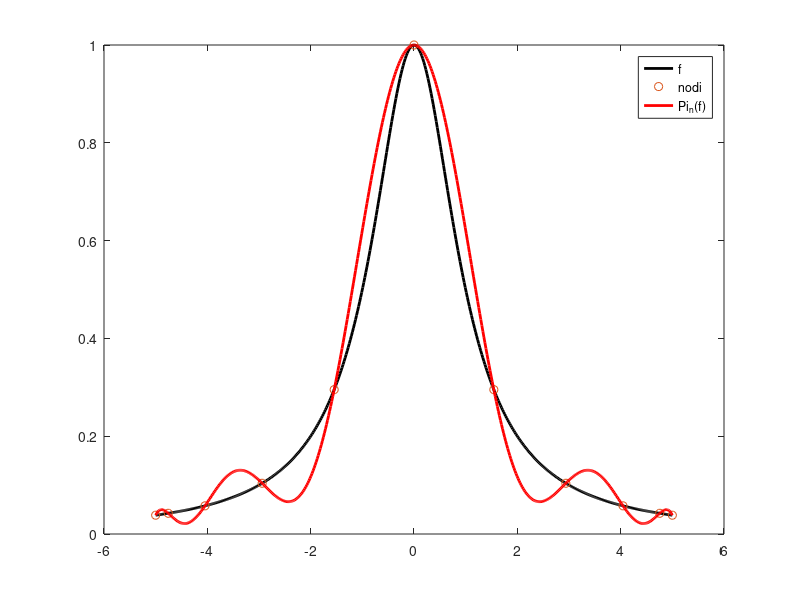
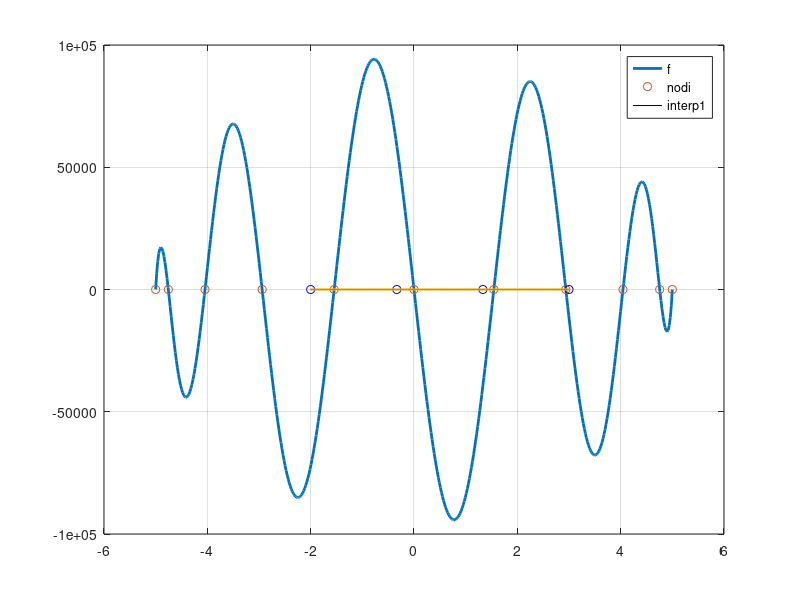
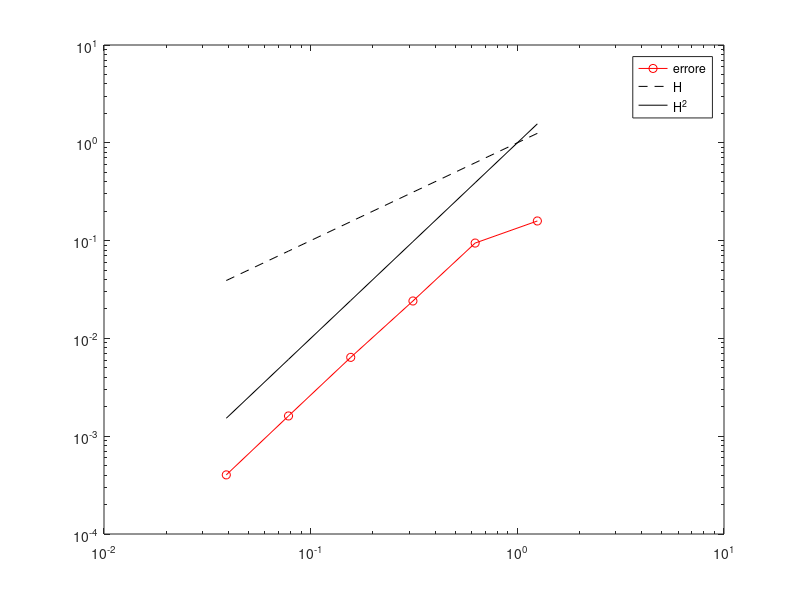

Source code (MATLAB) for these figures, in order:
clear all
close all
clc
n=[1 2]
length(n)
%% Esercizio 1
% POLYFIT polyfit(xi,yi,n)
% Restituisce i coefficienti del polinomio interpolante passante per tutti i punti
% xi ed yi: se ho n+1 punto il polinomio sarà di grado n.
% POLYVAL polyval(P,xx)
% Valuta il polinomio P nei punti xx dati in pasto.
% INTERP1 interp1(xx,yy,X)
% Ne calcola il polinomio interpolante composito di grado 1
% nei nodi (xx,yy) e lo valuta in un vettore di punti assegnati X.

% FUNZIONE DI RUNGE: funzione e intervallo
f=@(x) 1./(1+x.^2);
a=-5; 
b=5;
xx=linspace(a,b,500) % per disegnare la funzione "mima" l'intervallo reale [a,b]
plot(xx,f(xx),'LineWidth',2,'color','black') % per visualizzare f(x)

% a)
% creiamo l'interpolante Pi_n(f)
n=10;
% 1. campionamento di f
h=(b-a)/(n+1);
% NODI NON EQUISPAZIATI CGL (punto c) 26-29
% costruire M nodi (xi,yi)
i=0:n;
xhat=-cos(pi*i/n); % CGL
xi=(a+b)/2+((b-a)/2).*xhat; % Attualizzazione nell'intervallo
% anche qui i nodi non equispaziati sono n+1, come equispaziati
% NODI EQUISPAZIATI per approssimare la funzione: utilizzo il linspace:
% xi=linspace(a,b,n+1) % quanti e come sono?
 yi=f(xi) % come sono?
% 2. visualizzare i nodi
hold on
plot(xi,yi,'o') % per visualizzare i nodi 'o'
% sono soltanto i nodi che vengono valutati sulla funzione vera

% 3. interpolazione vera e propria (finora utilizzavo la funzione vera)
% calcolo i coeff. P del polinomio interpolante Pi_n(f) ho n+1 punti ->
% polinomio di grado n, quindi metto n su polyfit
P=polyfit(xi,yi,n); % ne devi mettere n -> 10 cosa ci va dentro? usare HELP
% valutiamo il polinomio sui "Reali" ->
% cioè su un vettore opportuno di punti
yy=polyval(P,xx); % usare HELP
% 4. visualizzo il polinomio 
% hold on sempre attivo
hold on
plot(xx,yy,'LineWidth',2,'color','red') % disegno il polinomio interpolante
legend('f','nodi','Pi_n(f)')
% 5. errore
Err=norm(f(xx)-yy,inf)
% f(xx) = valore della funzione vera
% yy= valore delle xx valutate nel polinomio interpolatore
% omogeneo perché io ho tante xx quante yy
%% b)
% Analizziamo il polinomio nodale
W=poly(xi); % restituisce un polinomio di grado n+1 che ha come radici quelle di xi
% è come la formula di W=w(n+1), solo che anziché fare la
% produttoria cerco un polinomio che ha come radici xi (equivalente).
Wy=polyval(W,xx); % valuta xx nel polinomio W al fine di graficarlo 
figure % grazie a questo figure io costruisco un'altra finestra per un altro grafico: prima ne avevo una con tutti i grafici con hold on, ora ne creo un'altra.
plot(xx,Wy,'LineWidth',2);
hold on
plot(xi,zeros(size(xi)),'o'); % mostra dove stanno gli zeri nei nodi
grid on

%% c)
% Utilizziamo i nodi NON equispaziati: Chebyshev-Gauss-Lobatto (CGL): 
% Righe 26-29

%% MS Forms
% l'errore nei punti di interpolazione è 0 è come se avessi f(xi)-yi
% nell'errore; è negli altri punti che potrei avere un errore

%% Esercizio 2: Homework
clc;
clear all;
close all;

% Suggerimenti:
% interp1(X,Y,xx)
% calcola in xx l'interpolazione lineare dei punti (X(i),Y(i))
% pcg(n)

% f(x) su [a,b]:
f=@(x) exp(-x.^2).*sin(x);
a=-2;
b=3;
xx=linspace(a,b,1000);
yy=f(xx);
plot(xx,f(xx),'k');
% a)
n=3; % 3 sottointervalli -> 4 nodi
H=(b-a)/n; % ampiezza sottointervalli 
x_nod=linspace(a,b,n+1);
y_nod=f(x_nod);
P_dis=interp1(x_nod,y_nod,xx) % calcola in xx l'interpolazione COMPOSITA lineare dei punti x_nod y_nod
hold on
plot(x_nod,y_nod,'bo')

plot(xx,P_dis,'LineWidth',2)
legend('f','nodi','interp1');
% b)
Eh=norm(yy-P_dis,inf)
%% c)
a=-2;
b=3;
f=@(x) exp(-x.^2).*sin(x);
xx=linspace(a,b,500);
yy=f(xx);
% Errore nell interpolazione al variare di nodi:
% H rappresenta l'ampiezza dei nodi equispaziati, che all'aumentare dei
% nodi diminuisce (al crescere dei nodi diminuisce l'ampiezza dei sottointervalli, quindi aumenta l'accuratezza)
HH=[];
err_max=[];
for n=2.^(2:7)
    H=(b-a)/n;
    HH=[HH H];
    x_nod=linspace(a,b,n+1); % grado n -> n+1 punti
    y_nod=f(x_nod);
    P_dis=interp1(x_nod,y_nod,xx); % valuta direttamente i punti xx
    err_max=[err_max (norm(yy-P_dis,inf))];
end
HH % all'aumentare di n, H diminuisce: HH decrescente
HH2=HH.^2; % idem HH^2
err_max;
emax=max(err_max);
% figure
% plot(HH,err_max,'ro-',HH,HH,'k--',HH,HH.^2,'k');
% legend('errore','H','H^2');
% più piccolo è H, più piccolo sarà l'errore (aumento N)
figure
loglog(HH,err_max,'ro-',HH,HH,'k--',HH,HH.^2,'k')
legend('errore','H','H^2','H^10')
% polinomio interpolatore composito di grado 1: deve stare sotto H^(1+1) ed infatti sta sotto H^2!

% SODDISFA LA STIMA TEORICA:
% vedi Lab6 Interpolazione Composita
